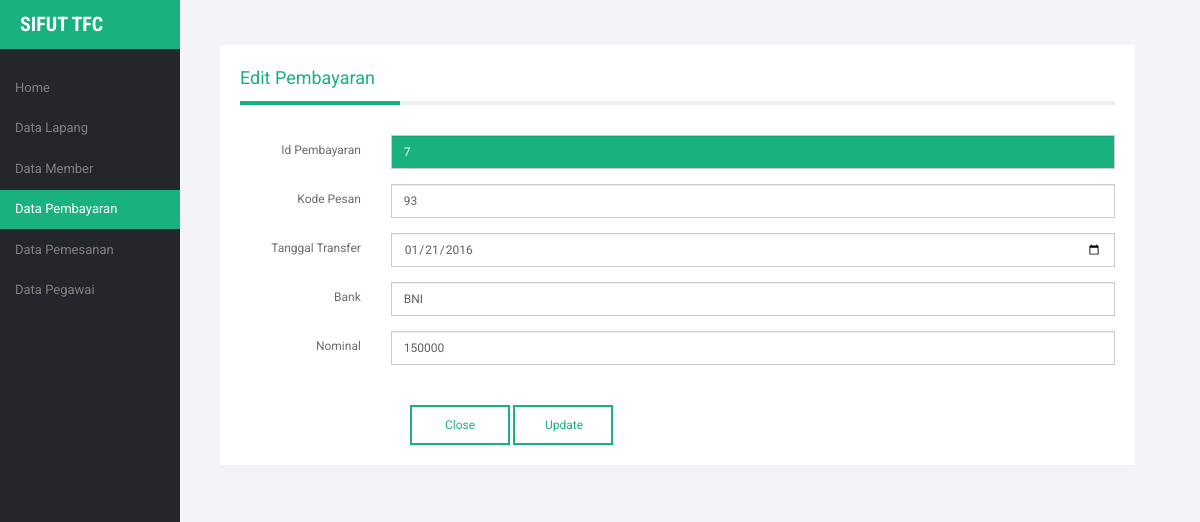
The app's page /pegawai/pegawai.php?module=data_pembayaran&act=editpembayaran&id=7 with its own data.
### tables this page shows
CREATE TABLE `pembayaran` (
  `id_pembayaran` int(11) NOT NULL,
  `kode_pesan` int(11) NOT NULL,
  `tanggal_transfer` date NOT NULL,
  `bank` varchar(30) NOT NULL,
  `nominal` int(11) NOT NULL,
  `bukti` varchar(100) NOT NULL
);

### pegawai/module_pembayaran/edit_pembayaran.php
<?php
$edit=mysql_query("SELECT * FROM pembayaran WHERE id_pembayaran='$_GET[id]'");
    $ed=mysql_fetch_array($edit);
?>
  <div class="content">
    <div class="edit-cont">
       <div class="edit-title"><p>Edit Pembayaran</p></div>
<?php
     echo "<form class='form-horizontal' method=POST action=$action?module=data_pembayaran&act=update_pembayaran>
          <input type='hidden' name='id' value='$ed[id_pembayaran]'>
          <div class='form-group'>
            <label class='col-lg-2 control-label'> Id Pembayaran</label>
            <div class='col-lg-10'>
              <input type='text' class='form-control' value='$ed[id_pembayaran]' disabled>
            </div>
          </div>
          <div class='form-group'>
            <label class='col-lg-2 control-label'> Kode Pesan</label>
            <div class='col-lg-10'>
              <input type='text' class='form-control' name='kode_pesan' value='$ed[kode_pesan]'>
            </div>
          </div>
          <div class='form-group'>
            <label for='admin-usr' class='col-lg-2 control-label'> Tanggal Transfer</label>
            <div class='col-lg-10'>
              <input type='date' class='form-control' name='tanggal_transfer' value='$ed[tanggal_transfer]'>
            </div>
          </div>
          <div class='form-group'>
            <label for='admin-usr' class='col-lg-2 control-label'> Bank</label>
            <div class='col-lg-10'>
              <input type='text' class='form-control' name='bank' value='$ed[bank]'>
            </div>
          </div>
          <div class='form-group'>
            <label for='admin-usr' class='col-lg-2 control-label'> Nominal</label>
            <div class='col-lg-10'>
              <input type='text' class='form-control' name='nominal' value='$ed[nominal]' >
            </div>
          </div>
          <div class='button-edit'>
            <button class='button-foot' onclick=self.history.back()>Close</button>
            <button class='button-foot' type='submit'>Update</button>
          </div>
          </form>
          ";
?>

### assets/css/style_pegawai.css (style rules this page uses)
body { background: #24262b; font-family: 'Roboto', sans-serif; position: relative; font-size: 12px; color: black; }
body#pegawai { background: #f2f4f8; font-family: 'Roboto', sans-serif; position: relative; font-size: 12px; color: black; }
body a, body button, body div { transition:0.5s all; -webkit-transition:0.5s all; -moz-transition:0.5s all; -o-transition:0.5s all; -ms-transition:0.5s all; }
p { margin:0; }
.form-control { font-size: 12px; }
.content { margin-top: 15px; background: white; padding: 20px; }
.form-group { color: #6D6D6D; }
.form-group label { font-weight: 400; }
.button-foot { background: transparent; padding: 10px 30px; border: 2px solid #19B17E; font-size: 12px; color: #19B17E; height: 40px; width: 100px; }
.edit-title { font-size: 18px; border-bottom: 4px solid #EFEFEF; margin-bottom: 30px; }
.edit-title p { border-bottom: 4px solid #19B17E; width: 160px; margin-bottom: -4px; padding-bottom: 10px; color: #19B17E; text-transform: capitalize; }
.edit-cont .form-control { border-radius: 0px; background: transparent; color: #5F5F5F; }
.button-edit { margin-left: 170px; margin-top: 40px; }
.form-control[disabled] { background: #19B17E; color: white; }

### records on screen
pembayaran: id_pembayaran "7", kode_pesan "93", tanggal_transfer "01/21/2016", bank "BNI", nominal "150000"
